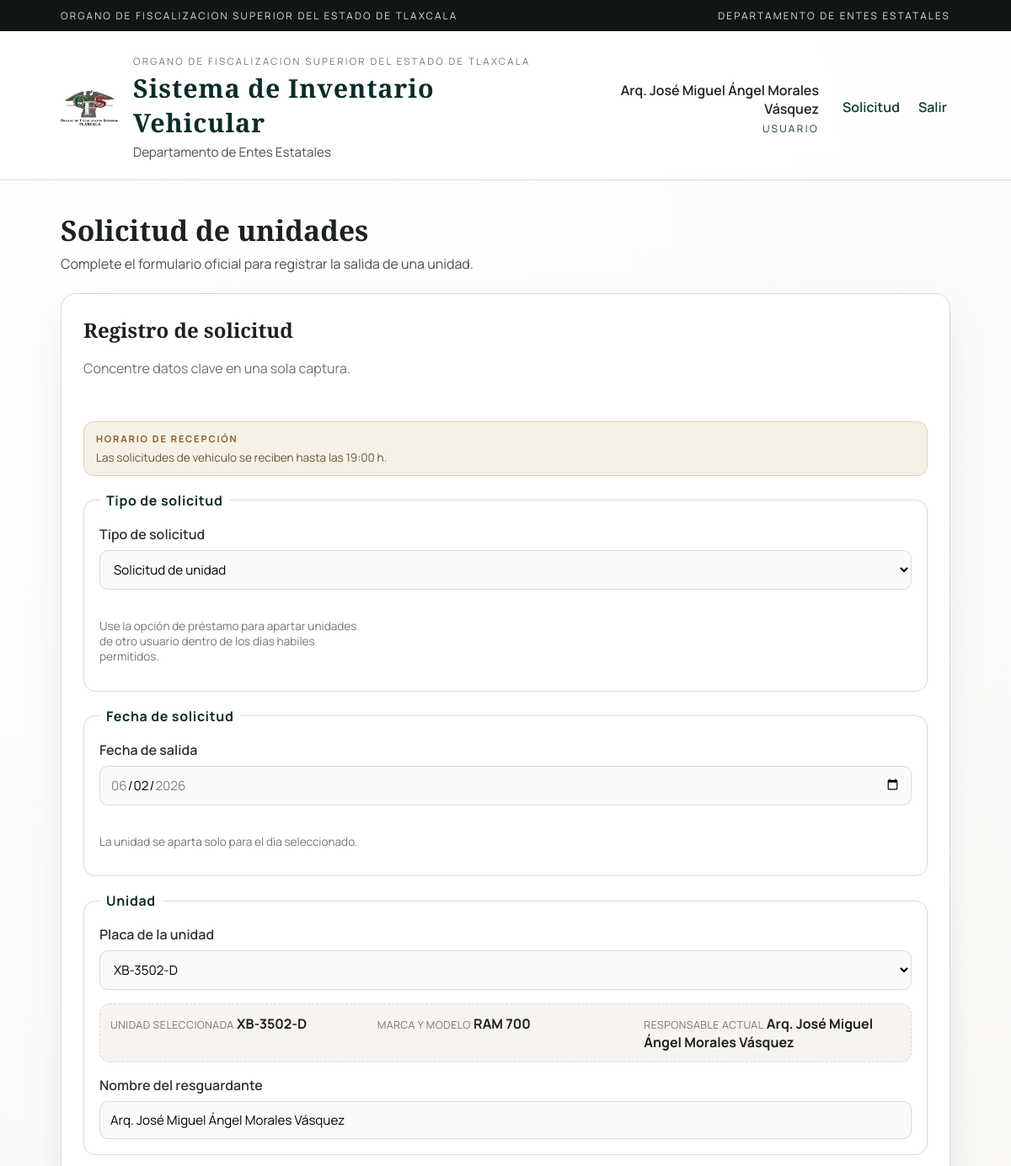
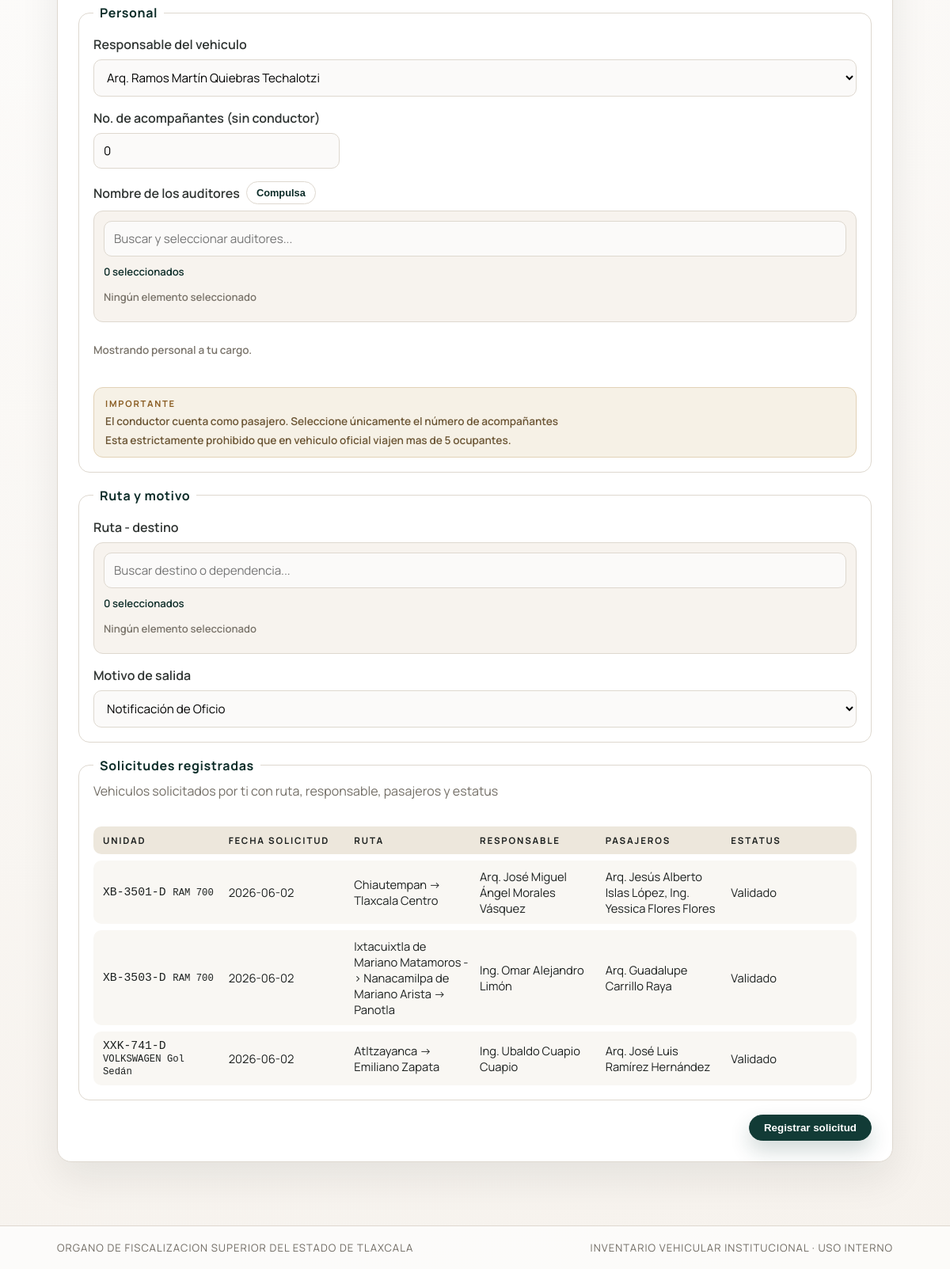
The app's page /dashboard (signed in) with its own data (2 pictures, top to bottom).
### tables this page shows
CREATE TABLE "movimientos" (
                    id INTEGER PRIMARY KEY AUTOINCREMENT,
                    folio TEXT UNIQUE NOT NULL,
                    usuario_id INTEGER NOT NULL,
                    ente_clave TEXT NOT NULL,
                    fecha_solicitud TEXT NOT NULL,
                    fecha_entrega TEXT,
                    fecha_devolucion TEXT,
                    cantidad INTEGER NOT NULL,
                    receptor_nombre TEXT NOT NULL,
                    firma_recepcion TEXT,
                    devuelto INTEGER DEFAULT 0,
                    observaciones TEXT,
                    resguardante_nombre TEXT,
                    resguardante_id INTEGER,
                    placa_unidad TEXT,
                    marca TEXT,
                    modelo TEXT,
                    responsable_vehiculo TEXT,
                    vehiculo_id INTEGER,
                    responsable_id INTEGER,
                    no_pasajeros INTEGER,
                    ruta_destino TEXT,
                    motivo_salida TEXT,
                    created_at TIMESTAMP DEFAULT CURRENT_TIMESTAMP, es_emergencia INTEGER DEFAULT 0,
                    FOREIGN KEY(usuario_id) REFERENCES usuarios(id),
                    FOREIGN KEY(vehiculo_id) REFERENCES vehiculos(id)
                );

### app.py (the view)
    @app.route("/dashboard")
    def dashboard():
        if session.get("rol") in {"admin", "monitor"}:
            return redirect(url_for("admin"))
        fecha = request.args.get("fecha")
        context = _build_dashboard_context(app, db_manager, session.get("usuario_id"), fecha)
        context["solicitudes_bloqueadas"] = _solicitudes_bloqueadas(session.get("usuario"))
        if _es_visor_omar(session.get("usuario")):
            context["movimientos_usuarios_observados"] = _filtrar_movimientos_hoy(
                db_manager.listar_movimientos_por_usuarios(["ramos", "mike"]),
                _fecha_referencia_registros(fecha),
                incluir_prestamos_pendientes=not bool(fecha),
            )
        return render_template(
            "dashboard.html",
            usuario=session.get("nombre"),
            tipo_solicitud="normal",
            **context,
        )

### templates/dashboard.html (shortened to what this page needs)
{% extends "base.html" %}
{% block content %}
<section class="page-header">
  <div>
    <h2>Solicitud de unidades</h2>
    <p>Complete el formulario oficial para registrar la salida de una unidad.</p>
  </div>
</section>
<section class="grid">
  <div class="card">
    <div class="card-header">
      <h2>Registro de solicitud</h2>
      <p class="subtitle">Concentre datos clave en una sola captura.</p>
    </div>
    <form method="post" action="{{ url_for('solicitar') }}" class="form-sections" id="solicitud_form">
      <div class="passenger-note full">
        <strong>Horario de recepción</strong>
        <p>Las solicitudes de vehiculo se reciben hasta las 19:00 h.</p>
      </div>
      <fieldset class="form-section">
        <legend>Tipo de solicitud</legend>
        <label class="full">
          Tipo de solicitud
          <select name="tipo_solicitud" id="tipo_solicitud" required>
            <option value="normal" {% if tipo_solicitud != "prestamo" %}selected{% endif %}>Solicitud de unidad</option>
          </select>
        </label>
        <p class="hint">Use la opción de préstamo para apartar unidades de otro usuario dentro de los dias habiles permitidos.</p>
      </fieldset>
      <fieldset class="form-section" id="solicitud_fecha_section">
        <legend>Fecha de solicitud</legend>
        <label class="full">
          Fecha de salida
          <input type="date" name="fecha_solicitud" id="fecha_solicitud" value="{{ fecha_solicitud }}" min="{{ fecha_min }}" max="{{ fecha_max }}" required>
        </label>
        <p class="hint">La unidad se aparta solo para el dia seleccionado.</p>
      </fieldset>
      <fieldset class="form-section">
        <legend>Unidad</legend>
        <label class="full">
          Placa de la unidad
          <select name="vehiculo_id" id="vehiculo_id" required>
            {% if vehiculos %}
            <optgroup label="Mis unidades">
              {% for vehiculo in vehiculos %}
              <option value="{{ vehiculo.id }}:{{ usuario_id }}"
                data-scope="propio"
                data-marca="{{ vehiculo.marca }}"
                data-modelo="{{ vehiculo.modelo }}"
                data-placa="{{ vehiculo.placa }}"
                data-propietario="{{ usuario }}">
                {{ vehiculo.placa }}
              </option>
              {% endfor %}
            </optgroup>
            {% endif %}
          </select>
        </label>
        <div class="full unit-summary" id="unidad_resumen">
          <div>
            <span class="summary-label">Unidad seleccionada</span>
            <strong id="unidad_placa">Seleccione una unidad</strong>
          </div>
          <div>
            <span class="summary-label">Marca y modelo</span>
            <strong id="unidad_modelo">-</strong>
          </div>
          <div>
            <span class="summary-label">Responsable actual</span>
            <strong id="unidad_propietario">-</strong>
          </div>
        </div>
        <label class="full">
          Nombre del resguardante
          <input type="text" value="{{ usuario }}" readonly>
        </label>
      </fieldset>
      <fieldset class="form-section">
        <legend>Personal</legend>
        <label class="full">
          Responsable del vehiculo
          <select name="responsable_usuario_id" id="responsable_usuario_id" required>
            {% if responsables %}
              {% for responsable in responsables %}
              <option value="auditor:{{ responsable.id }}">{{ responsable.nombre }}</option>
              {% endfor %}
            {% elif not resguardante_disponible %}
              <option value="" disabled selected>No hay personal registrado</option>
            {% endif %}
          </select>
        </label>
        <label>
          No. de acompañantes (sin conductor)
          <input type="number" name="no_pasajeros" id="no_pasajeros" inputmode="numeric" min="0" max="4" step="1" value="0" required>
        </label>
        <label class="full" id="pasajeros_label">
          <div class="actions-inline">
            <span>Nombre de los auditores</span>
            <button class="btn ghost btn-small" type="button" id="pasajeros_compulsa" aria-pressed="false">Compulsa</button>
          </div>
          <div class="combobox-container" id="pasajeros_container">
            <div class="combobox-search">
              <input type="search" id="pasajeros_search" class="combobox-input" placeholder="Buscar y seleccionar auditores..." autocomplete="off">
            </div>
            <div class="combobox-meta">
              <span id="pasajeros_count" class="multi-count">0 seleccionados</span>
            </div>
            <div id="pasajeros_chips" class="combobox-chips" aria-live="polite">
            </div>
          </div>
          <p class="hint" id="pasajeros_compulsa_hint">Mostrando personal a tu cargo.</p>
          <div class="passenger-note">
            <strong>Importante</strong>
            <p>El conductor cuenta como pasajero. Seleccione únicamente el número de acompañantes</p>
            <p>Esta estrictamente prohibido que en vehiculo oficial viajen mas de 5 ocupantes.</p>
          </div>
        </label>
      </fieldset>
      <fieldset class="form-section">
        <legend>Ruta y motivo</legend>
        <label class="full">
          Ruta - destino
          <div class="combobox-container">
            <div class="combobox-search">
              <input type="search" id="ruta_search" class="combobox-input" placeholder="Buscar destino o dependencia..." autocomplete="off">
            </div>
            <div class="combobox-meta">
              <span id="ruta_count" class="multi-count">0 seleccionados</span>
            </div>
            <div id="ruta_chips" class="combobox-chips" aria-live="polite">
            </div>
          </div>
        </label>
        <label class="full">
          Motivo de salida
          <select name="motivo_salida" required>
            <option value="Notificación de Oficio">Notificación de Oficio</option>
          </select>
        </label>
      </fieldset>
      <fieldset class="form-section">
        <legend>Solicitudes registradas</legend>
        <p class="subtitle full">Vehiculos solicitados por ti con ruta, responsable, pasajeros y estatus</p>
        {% if mis_movimientos %}
        <div class="table table-6 full">
          <div class="table-row header">
            <span>Unidad</span>
            <span>Fecha solicitud</span>
            <span>Ruta</span>
            <span>Responsable</span>
            <span>Pasajeros</span>
            <span>Estatus</span>
          </div>
          {% for mov in mis_movimientos %}
          <div class="table-row">
            <span class="mono">
              {{ mov.placa_unidad or '-' }}
              {% if mov.marca or mov.modelo %}
              <small>{{ mov.marca or '' }} {{ mov.modelo or '' }}</small>
              {% endif %}
            </span>
            <span>{{ mov.fecha_solicitud or '-' }}</span>
            <span>{{ mov.ruta_destino or 'Sin ruta' }}</span>
            <span>{{ mov.responsable_vehiculo or 'Sin responsable' }}</span>
            <span>{{ mov.pasajeros_nombres or 'Sin pasajeros' }}</span>
            <span>
              {% if mov.tipo == "prestamo" %}
                {% if mov.estado == "RECHAZADO" %}
                  Rechazado
                {% elif mov.estado == "VALIDADO" %}
                  Validado
                {% else %}
                  Pendiente
                {% endif %}
              {% else %}
                {% if mov.rechazado %}
                  Rechazado
                {% elif mov.fecha_entrega %}
                  Validado
                {% elif mov.conflicto %}
                  Conflicto
                {% else %}
                  Pendiente
                {% endif %}
              {% endif %}
            </span>
          </div>
          {% endfor %}
        </div>
        {% else %}
        <p class="empty full">No hay solicitudes registradas.</p>
        {% endif %}
      </fieldset>
      <div class="actions full">
        <button class="btn primary" type="submit" id="solicitud_submit">Registrar solicitud</button>
      </div>
    </form>
  </div>
</section>
{% endblock %}

### records on screen
movimientos: placa_unidad "XB-3501-D", marca "RAM", modelo "700", fecha_solicitud "2026-06-02", ruta_destino "Chiautempan -> Tlaxcala Centro", responsable_vehiculo "Arq. José Miguel Ángel Morales Vásquez", pasajeros_nombres "Arq. Jesús Alberto Islas López, Ing. Yessica Flores Flores", fecha_entrega "Validado"
movimientos: placa_unidad "XB-3503-D", marca "RAM", modelo "700", fecha_solicitud "2026-06-02", ruta_destino "Ixtacuixtla de Mariano Matamoros -> Nanacamilpa de Mariano Arista -> Panotla", responsable_vehiculo "Ing. Omar Alejandro Limón", pasajeros_nombres "Arq. Guadalupe Carrillo Raya", fecha_entrega "Validado"
movimientos: placa_unidad "XXK-741-D", marca "VOLKSWAGEN", modelo "Gol Sedán", fecha_solicitud "2026-06-02", ruta_destino "Atltzayanca -> Emiliano Zapata", responsable_vehiculo "Ing. Ubaldo Cuapio Cuapio", pasajeros_nombres "Arq. José Luis Ramírez Hernández", fecha_entrega "Validado"

### other values on screen
{{ session.get('nombre') }} "Arq. José Miguel Ángel Morales Vásquez"
form field vehiculo_id "XB-3502-D"
form field responsable_usuario_id "Arq. Ramos Martín Quiebras Techalotzi"
